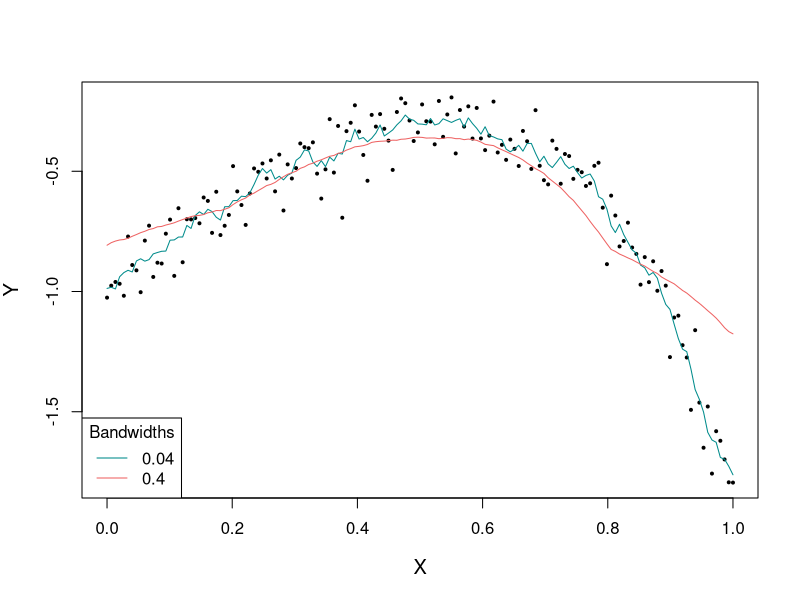

The R source for this figure:
# Creating the Nadaraya-Watson estimator plot (univariate case)
# Plot the estimator for two bandwidths, see Figure 2.2

# Set random seed for reproducibility purposes
set.seed(121)

# Set sample size
n <- 150
# Evaluation grid
x <- seq(0, 1, length.out = n)
# Create normal distributed error vector
eps <- rnorm(n,0,0.1)
# Compute the responses through the univariate non-parametric regression model
y <- sin(2*x)- exp(x^3) + eps

# Plot the estimators and observed data
plot(x,y,pch = 20,xlab ="X", ylab = "Y",cex = 0.6,cex.axis = 1, cex.lab =1.2, cex.main = 1.2)
fit004 <- ksmooth(x,y, bandwidth=0.04)
lines(fit004$x,fit004$y, col = "cyan4")
fit04 <- ksmooth(x,y, bandwidth = 0.4)
lines(fit04$x, fit04$y, col = "indianred2")
legend("bottomleft", cex = 1,  legend = c("0.04", "0.4"), col = c("cyan4", "indianred2"), lty =1, title = "Bandwidths")
